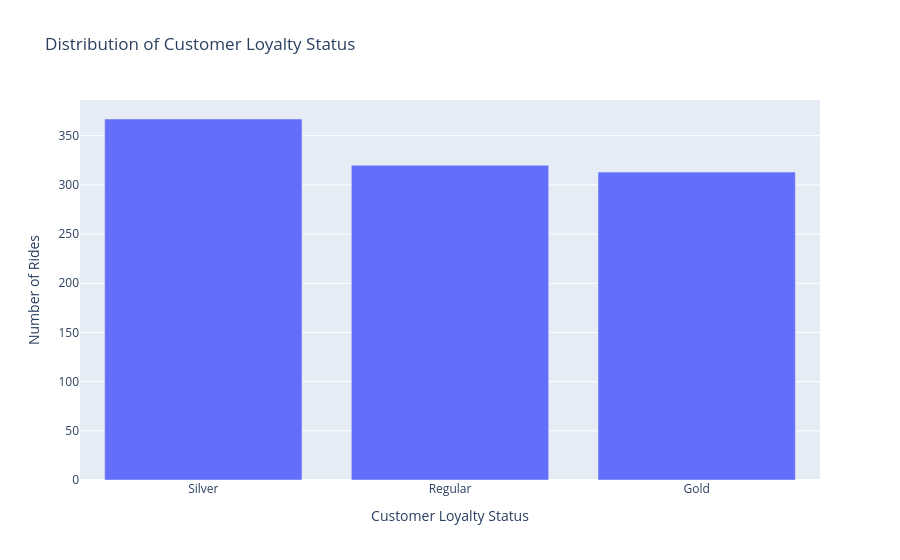

This figure's notebook cell:
### Markdown cell above
Customer Loyalty Status

### Code cell
loyalty_counts = (
    df['Customer_Loyalty_Status']
    .value_counts()
    .reset_index()
)

loyalty_counts.columns = ['Customer_Loyalty_Status', 'Count']

fig = px.bar(
    loyalty_counts,
    x='Customer_Loyalty_Status',
    y='Count',
    title='Distribution of Customer Loyalty Status',
    labels={
        'Customer_Loyalty_Status': 'Customer Loyalty Status',
        'Count': 'Number of Rides'
    }
)

fig.show()

### Figure 1 — Plotly figure (JSON) as saved in the notebook; plotly's stock layout.template omitted (floating-point values rounded to 4 significant figures)
{"data": [{"alignmentgroup": "True", "hovertemplate": "Customer Loyalty Status=%{x}<br>Number of Rides=%{y}<extra></extra>", "legendgroup": "", "marker": {"color": "#636efa", "pattern": {"shape": ""}}, "name": "", "offsetgroup": "", "orientation": "v", "showlegend": false, "textposition": "auto", "type": "bar", "x": ["Silver", "Regular", "Gold"], "xaxis": "x", "y": [367, 320, 313], "yaxis": "y"}], "layout": {"barmode": "relative", "legend": {"tracegroupgap": 0}, "title": {"text": "Distribution of Customer Loyalty Status"}, "xaxis": {"anchor": "y", "domain": [0, 1], "title": {"text": "Customer Loyalty Status"}}, "yaxis": {"anchor": "x", "domain": [0, 1], "title": {"text": "Number of Rides"}}}}
